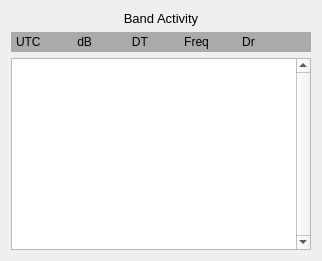
      <widget class="QWidget" name="layoutWidget">
       <layout class="QVBoxLayout" name="verticalLayout_3">
        <item>
         <widget class="QLabel" name="lh_decodes_title_label">
          <property name="maximumSize">
           <size>
            <width>500</width>
            <height>16777215</height>
           </size>
          </property>
          <property name="font">
           <font>
            <pointsize>10</pointsize>
            <bold>false</bold>
           </font>
          </property>
          <property name="text">
           <string>Band Activity</string>
          </property>
          <property name="alignment">
           <set>Qt::AlignCenter</set>
          </property>
         </widget>
        </item>
        <item>
         <widget class="QLabel" name="lh_decodes_headings_label">
          <property name="minimumSize">
           <size>
            <width>300</width>
            <height>20</height>
           </size>
          </property>
          <property name="maximumSize">
           <size>
            <width>16777215</width>
            <height>20</height>
           </size>
          </property>
          <property name="palette">
           <palette>
            <active>
             <colorrole role="Base">
              <brush brushstyle="SolidPattern">
               <color alpha="255">
                <red>252</red>
                <green>252</green>
                <blue>252</blue>
               </color>
              </brush>
             </colorrole>
             <colorrole role="Window">
              <brush brushstyle="SolidPattern">
               <color alpha="255">
                <red>170</red>
                <green>170</green>
                <blue>170</blue>
               </color>
              </brush>
             </colorrole>
            </active>
            <inactive>
             <colorrole role="Base">
              <brush brushstyle="SolidPattern">
               <color alpha="255">
                <red>252</red>
                <green>252</green>
                <blue>252</blue>
               </color>
              </brush>
             </colorrole>
             <colorrole role="Window">
              <brush brushstyle="SolidPattern">
               <color alpha="255">
                <red>170</red>
                <green>170</green>
                <blue>170</blue>
               </color>
              </brush>
             </colorrole>
            </inactive>
            <disabled>
             <colorrole role="Base">
              <brush brushstyle="SolidPattern">
               <color alpha="255">
                <red>170</red>
                <green>170</green>
                <blue>170</blue>
               </color>
              </brush>
             </colorrole>
             <colorrole role="Window">
              <brush brushstyle="SolidPattern">
               <color alpha="255">
                <red>170</red>
                <green>170</green>
                <blue>170</blue>
               </color>
              </brush>
             </colorrole>
            </disabled>
           </palette>
          </property>
          <property name="autoFillBackground">
           <bool>true</bool>
          </property>
          <property name="text">
           <string>UTC           dB            DT           Freq          Dr </string>
          </property>
          <property name="textFormat">
           <enum>Qt::PlainText</enum>
          </property>
          <property name="indent">
           <number>5</number>
          </property>
         </widget>
        </item>
        <item>
         <widget class="DisplayText" name="decodedTextBrowser">
          <property name="frameShape">
           <enum>QFrame::StyledPanel</enum>
          </property>
          <property name="verticalScrollBarPolicy">
           <enum>Qt::ScrollBarAlwaysOn</enum>
          </property>
          <property name="horizontalScrollBarPolicy">
           <enum>Qt::ScrollBarAsNeeded</enum>
          </property>
          <property name="cursorWidth">
           <number>0</number>
          </property>
          <property name="textInteractionFlags">
           <set>Qt::TextSelectableByKeyboard|Qt::TextSelectableByMouse</set>
          </property>
         </widget>
        </item>
       </layout>
      </widget>
